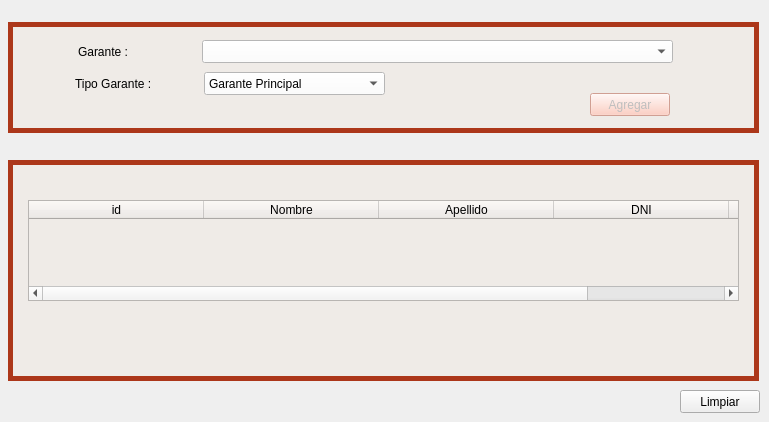
     <widget class="QWidget" name="tab_3">
      <attribute name="title">
       <string>Garantes del Crédito</string>
      </attribute>
      <widget class="QGroupBox" name="groupBox_6">
       <property name="geometry">
        <rect>
         <x>8</x>
         <y>22</y>
         <width>751</width>
         <height>111</height>
        </rect>
       </property>
       <property name="styleSheet">
        <string notr="true">QGroupBox{
background-color: rgb(239, 235, 231);
border-style: solid;
border-width: 5px;
border-color: rgb(172, 55, 26);
}

QLabel{
background-color: rgb(239, 235, 231);
}

QLineEdit{
background-color: rgb(255, 255, 255);
}

QTextEdit{
background-color: rgb(255, 255, 255);
}

QComboBox{
background-color: rgb(255, 255, 255);
}

QDateEdit{
background-color: rgb(255, 255, 255);
}
</string>
       </property>
       <property name="title">
        <string/>
       </property>
       <widget class="QPushButton" name="boton_agregar">
        <property name="enabled">
         <bool>false</bool>
        </property>
        <property name="geometry">
         <rect>
          <x>582</x>
          <y>71</y>
          <width>80</width>
          <height>23</height>
         </rect>
        </property>
        <property name="styleSheet">
         <string notr="true">background-color: rgb(253, 194, 179);
</string>
        </property>
        <property name="text">
         <string>Agregar</string>
        </property>
       </widget>
       <widget class="QComboBox" name="cbx_garante_creditonuevo">
        <property name="geometry">
         <rect>
          <x>194</x>
          <y>18</y>
          <width>471</width>
          <height>23</height>
         </rect>
        </property>
       </widget>
       <widget class="QComboBox" name="cbx_tipo_garante_creditonuevo">
        <property name="geometry">
         <rect>
          <x>196</x>
          <y>50</y>
          <width>181</width>
          <height>23</height>
         </rect>
        </property>
        <item>
         <property name="text">
          <string>Garante Principal</string>
         </property>
        </item>
        <item>
         <property name="text">
          <string>Garante Secundario</string>
         </property>
        </item>
        <item>
         <property name="text">
          <string>Otro Garante</string>
         </property>
        </item>
       </widget>
       <widget class="QLabel" name="label_17">
        <property name="geometry">
         <rect>
          <x>70</x>
          <y>22</y>
          <width>81</width>
          <height>16</height>
         </rect>
        </property>
        <property name="text">
         <string>Garante : </string>
        </property>
       </widget>
       <widget class="QLabel" name="label_24">
        <property name="geometry">
         <rect>
          <x>67</x>
          <y>54</y>
          <width>101</width>
          <height>16</height>
         </rect>
        </property>
        <property name="text">
         <string>Tipo Garante :</string>
        </property>
       </widget>
      </widget>
      <widget class="QGroupBox" name="groupBox_7">
       <property name="geometry">
        <rect>
         <x>8</x>
         <y>160</y>
         <width>751</width>
         <height>221</height>
        </rect>
       </property>
       <property name="styleSheet">
        <string notr="true">QGroupBox{
background-color: rgb(239, 235, 231);
border-style: solid;
border-width: 5px;
border-color: rgb(172, 55, 26);
}

QLabel{
background-color: rgb(239, 235, 231);
}

QLineEdit{
background-color: rgb(255, 255, 255);
}

QTextEdit{
background-color: rgb(255, 255, 255);
}

QComboBox{
background-color: rgb(255, 255, 255);
}

QDateEdit{
background-color: rgb(255, 255, 255);
}
</string>
       </property>
       <property name="title">
        <string/>
       </property>
       <widget class="QTableWidget" name="tw_garantes_lista_creditonuevo">
        <property name="geometry">
         <rect>
          <x>20</x>
          <y>40</y>
          <width>711</width>
          <height>101</height>
         </rect>
        </property>
        <property name="styleSheet">
         <string notr="true">background-color: rgb(239, 235, 231);
</string>
        </property>
        <property name="selectionBehavior">
         <enum>QAbstractItemView::SelectRows</enum>
        </property>
        <property name="rowCount">
         <number>0</number>
        </property>
        <property name="columnCount">
         <number>5</number>
        </property>
        <attribute name="horizontalHeaderDefaultSectionSize">
         <number>175</number>
        </attribute>
        <column>
         <property name="text">
          <string>id</string>
         </property>
        </column>
        <column>
         <property name="text">
          <string>Nombre</string>
         </property>
        </column>
        <column>
         <property name="text">
          <string>Apellido</string>
         </property>
        </column>
        <column>
         <property name="text">
          <string>DNI</string>
         </property>
        </column>
        <column>
         <property name="text">
          <string>Tipo garante</string>
         </property>
        </column>
       </widget>
      </widget>
      <widget class="QPushButton" name="boton_limpiar">
       <property name="geometry">
        <rect>
         <x>680</x>
         <y>390</y>
         <width>80</width>
         <height>23</height>
        </rect>
       </property>
       <property name="text">
        <string>Limpiar</string>
       </property>
      </widget>
     </widget>
